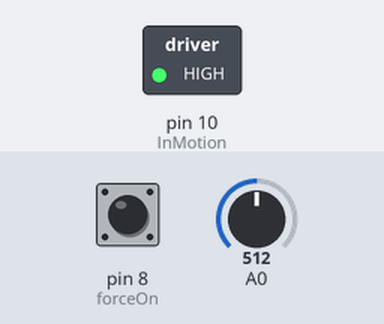
A sketch run on a simulated Arduino Uno, built with avr-gcc and run on an emulated ATmega328P. On the bench: switched loads named in the sketch (green lamp = pin HIGH). Inputs (shaded band) come from the test bench; at power-on: pin 8 (forceOn) HIGH, A0 = 512.

Above: at 1.2 s.
1.3 s: pin 8 (forceOn) pulsed LOW 2 times (0.12 s each, 0.3 s apart)
At 2.9 s:
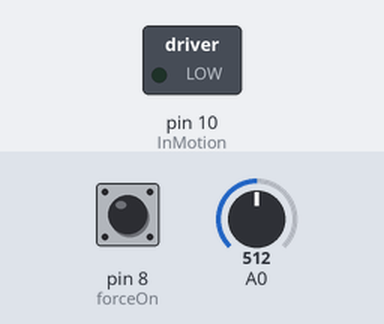
3.4 s: pin 8 (forceOn) pulled LOW for 3.2 s
At 4.6 s:
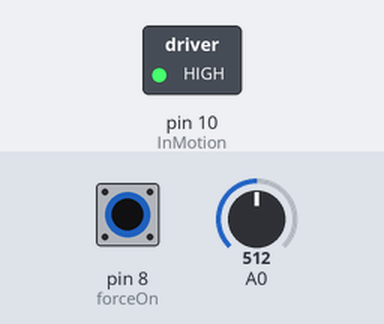
Timing chart, 0 to 8.1 s (numbered marks = the images above; inputs shaded):
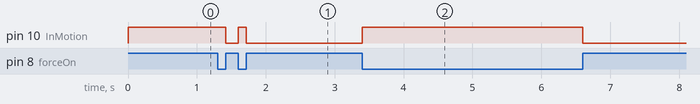

Measured:
- after the input at 1.3 s, pin 10 (InMotion): HIGH → LOW after 0.12 s, → HIGH 0.18 s later, → LOW 0.12 s later
- after the input at 3.4 s, pin 10 (InMotion): LOW → HIGH at once, → LOW 3.2 s later

The sketch:

speckSketchFlower.ino
```cpp
////////////////////////////////////////////////
// Blooming flower mechanism, first used for Quest Night 2026 Swamping puzzle
//
// full control pins:
// motor board 3,4,(5,6,)7,8,(9,10,)11,12
// moisture sensor A0
// homeSensor ??
//
//
////////////////////////////////////////////////
////////////////////////////////////////////////
//timer version: InMotion is output to enable flower power
const int InMotion = 10;  //D10;
//forceOn is for testing, it bypasses most other logic
// and now it is 'puzzle reset', but I ain't changing the name until it actually works
const int forceOn = 8;  //D8
//low when flower is closed, else somewhat high (2.5V in first system, maybe wrong zener was used?)
//CAVEAT: reports high when power is off! Cannot check home without the device definitely being on (relay has to have activated, not just been told to be active).
const int homeSensor = 6;  //D6
////////////////////////////////////////////////
//made a separate function for debugging ESP32duino boot loops
void setupPin(int dx) {
  Serial.print("\ttaking pin ");
  Serial.print(dx);
  Serial.print('\t');
  pinMode(dx, OUTPUT);
}

void power(bool beon) {
  //Serial.print("\tpower:");
  //Serial.println(beon);
  digitalWrite(InMotion, beon);
}

void loop() {
  static unsigned long btnPressTime = 0;
  static int isSolved = 0;
  static unsigned long solveStart = 0;
  static int hasReset = 1;

  if((millis() % 2000) == 0) {
    Serial.print(" btnPressTime:"); Serial.print(btnPressTime);
    Serial.print(" isSolved:"); Serial.print(isSolved);
    Serial.print(" solveStart:"); Serial.print(solveStart);
    Serial.print(" hasReset:"); Serial.print(hasReset);
    Serial.print(" forceOn:"); Serial.print(digitalRead(forceOn));
    Serial.print(" wetVal:"); Serial.print(analogRead(A0));
    Serial.println();
  }

  if(btnPressTime == 0) {
    if(digitalRead(forceOn) == 0){
      btnPressTime = millis();
      isSolved = 0;
    }
  } else {
    if(digitalRead(forceOn)) {
      btnPressTime = 0;
      power(0);
      hasReset = 1;
    } else if((millis() - btnPressTime) > 100) {
      power(1);
    }
  }
  if(hasReset) {
    if(isSolved == 0 && analogRead(A0) < 800) {
      power(1);
      isSolved = 1;
      solveStart = millis();
    }
    if(isSolved == 1 && (millis() - solveStart) > 9000) {
      power(0);
      solveStart = 0;
      isSolved = 0;
      hasReset = 0;
    }
  }
  //if(digitalRead(forceOn) == 0) {
  //  power(1);
  //} else {
  //  power(0);
  //}
}

void setup() {
  pinMode(forceOn, INPUT_PULLUP);
  pinMode(InMotion, OUTPUT);

  power(0);
}
```
